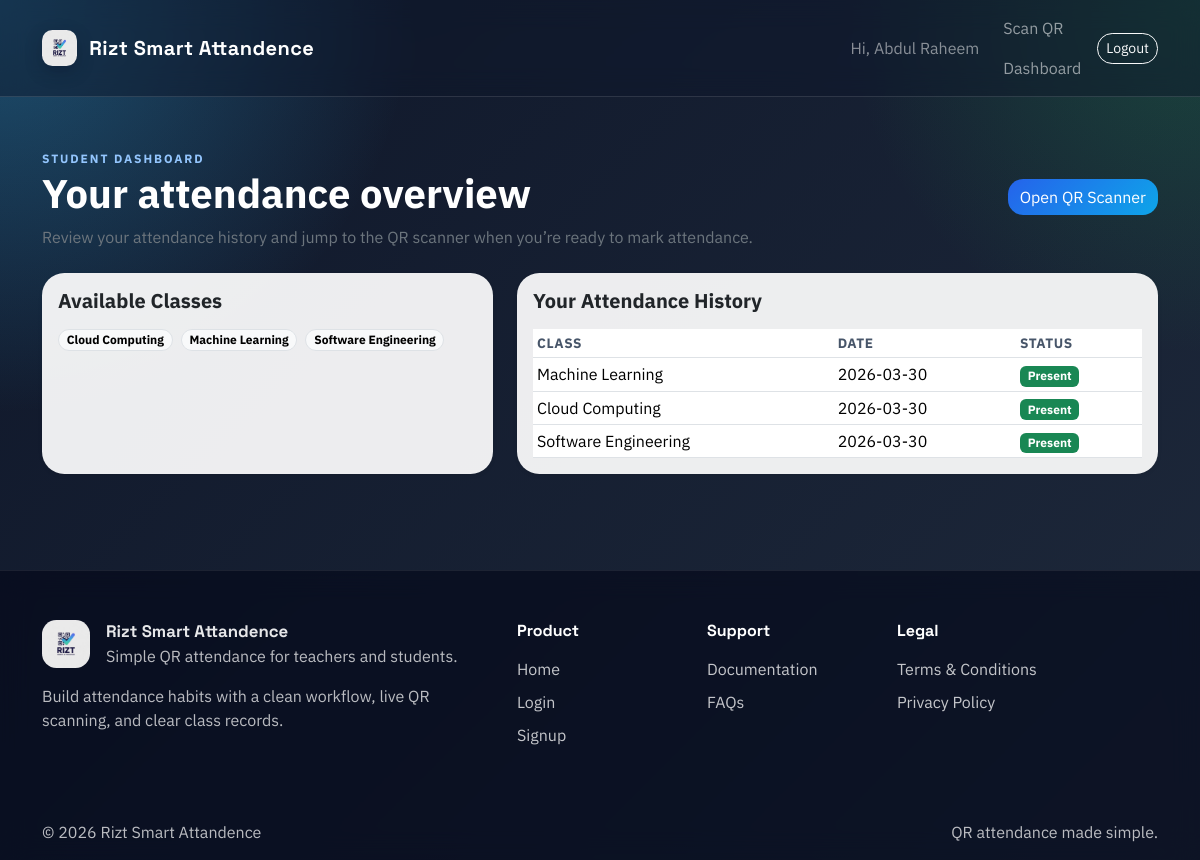
The app's page /student/dashboard (signed in) with its own data.
### tables this page shows
CREATE TABLE classes (
    id INTEGER PRIMARY KEY AUTOINCREMENT,
    class_name TEXT NOT NULL,
    teacher_id INTEGER NOT NULL,
    FOREIGN KEY (teacher_id) REFERENCES users (id) ON DELETE CASCADE
);

CREATE TABLE attendance (
    id INTEGER PRIMARY KEY AUTOINCREMENT,
    student_id INTEGER NOT NULL,
    class_id INTEGER NOT NULL,
    date TEXT NOT NULL,
    status TEXT NOT NULL,
    FOREIGN KEY (student_id) REFERENCES users (id) ON DELETE CASCADE,
    FOREIGN KEY (class_id) REFERENCES classes (id) ON DELETE CASCADE
);

### app.py (the view)
    @app.route("/student/dashboard")
    @login_required
    @role_required("student")
    def student_dashboard():
        db = get_db()
        classes = db.execute(
            """
            SELECT id, class_name
            FROM classes
            ORDER BY class_name ASC
            """
        ).fetchall()
        records = db.execute(
            """
            SELECT a.date, a.status, c.class_name
            FROM attendance a
            JOIN classes c ON c.id = a.class_id
            WHERE a.student_id = ?
            ORDER BY a.date DESC, a.id DESC
            """,
            (session["user_id"],),
        ).fetchall()
        return render_template("student_dashboard.html", records=records, classes=classes)

### database.py (called while the page is built)
def get_db():
    if "db" not in g:
        g.db = sqlite3.connect(current_app.config["DATABASE"])
        g.db.row_factory = sqlite3.Row
        g.db.execute("PRAGMA foreign_keys = ON")
    return g.db

### templates/student_dashboard.html
{% extends "base.html" %}
{% block content %}
<div class="page-header mb-4">
    <div>
        <div class="eyebrow">Student dashboard</div>
        <h1 class="fw-bold mb-2">Your attendance overview</h1>
        <p class="text-secondary mb-0">Review your attendance history and jump to the QR scanner when you’re ready to mark attendance.</p>
    </div>
    <a class="btn btn-primary" href="{{ url_for('student_scan') }}">Open QR Scanner</a>
</div>
<div class="row g-4">
    <div class="col-12 col-lg-5">
        <div class="card border-0 shadow-sm h-100">
            <div class="card-body">
                <h2 class="h5 fw-bold mb-3">Available Classes</h2>
                {% if classes %}
                    <div class="d-flex flex-wrap gap-2">
                        {% for class_item in classes %}
                            <span class="badge rounded-pill text-bg-light border">{{ class_item.class_name }}</span>
                        {% endfor %}
                    </div>
                {% else %}
                    <p class="text-secondary mb-0">No classes available yet.</p>
                {% endif %}
            </div>
        </div>
    </div>
    <div class="col-12 col-lg-7">
        <div class="card border-0 shadow-sm h-100">
            <div class="card-body">
                <h2 class="h5 fw-bold mb-3">Your Attendance History</h2>
                {% if records %}
                    <div class="table-responsive">
                        <table class="table table-sm align-middle">
                            <thead>
                                <tr>
                                    <th>Class</th>
                                    <th>Date</th>
                                    <th>Status</th>
                                </tr>
                            </thead>
                            <tbody>
                                {% for row in records %}
                                    <tr>
                                        <td>{{ row.class_name }}</td>
                                        <td>{{ row.date }}</td>
                                        <td><span class="badge text-bg-success">{{ row.status }}</span></td>
                                    </tr>
                                {% endfor %}
                            </tbody>
                        </table>
                    </div>
                {% else %}
                    <p class="text-secondary mb-0">No attendance records yet.</p>
                {% endif %}
            </div>
        </div>
    </div>
</div>
{% endblock %}

### static/css/style.css (style rules this page uses)
:root { --bg-1: #0f172a; --bg-2: #1e293b; --accent: #22c55e; --accent-2: #38bdf8; --panel: rgba(255, 255, 255, 0.92); --panel-border: rgba(255, 255, 255, 0.18); --text-strong: #0f172a; }
* { box-sizing: border-box; }
body { min-height: 100vh; font-family: "IBM Plex Sans", sans-serif; color: var(--text-strong); background: radial-gradient(circle at top left, rgba(56, 189, 248, 0.35), transparent 28%), radial-gradient(circle at top right, rgba(34, 197, 94, 0.22), transparent 24%), linear-gradient(135deg, var(--bg-1), var(--bg-2)); }
.page-header { display: flex; justify-content: space-between; gap: 1rem; align-items: center; color: #fff; }
.eyebrow { display: inline-flex; align-items: center; gap: 0.5rem; text-transform: uppercase; letter-spacing: 0.16em; font-size: 0.75rem; font-weight: 700; color: #93c5fd; }
.hero-card, .card { border-radius: 1.4rem; background: var(--panel); border: 1px solid var(--panel-border); overflow: hidden; }
.btn { border-radius: 0.95rem; }
.btn-primary { background: linear-gradient(135deg, #2563eb, #0ea5e9); border: none; }
.table { margin-bottom: 0; }
.table thead th { color: #475569; font-size: 0.85rem; text-transform: uppercase; letter-spacing: 0.04em; border-bottom-width: 1px; }

### records on screen
classes: class_name "Cloud Computing"
classes: class_name "Machine Learning"
classes: class_name "Software Engineering"
attendance: class_name "Machine Learning", date "2026-03-30", status "Present"
attendance: class_name "Cloud Computing", date "2026-03-30", status "Present"
attendance: class_name "Software Engineering", date "2026-03-30", status "Present"

### other values on screen
{{ current_user }} "Abdul Raheem"
